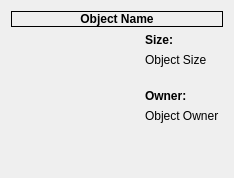
<ui version="4.0" >
 <class>ObjectInfoWidget</class>
 <widget class="QWidget" name="ObjectInfoWidget" >
  <property name="geometry" >
   <rect>
    <x>0</x>
    <y>0</y>
    <width>234</width>
    <height>178</height>
   </rect>
  </property>
  <property name="windowTitle" >
   <string>Object Info</string>
  </property>
  <layout class="QVBoxLayout" >
   <item>
    <widget class="QLabel" name="m_objectName" >
     <property name="sizePolicy" >
      <sizepolicy vsizetype="Maximum" hsizetype="Preferred" >
       <horstretch>0</horstretch>
       <verstretch>0</verstretch>
      </sizepolicy>
     </property>
     <property name="frameShape" >
      <enum>QFrame::Box</enum>
     </property>
     <property name="text" >
      <string>&lt;strong>Object Name&lt;/strong></string>
     </property>
     <property name="textFormat" >
      <enum>Qt::AutoText</enum>
     </property>
     <property name="alignment" >
      <set>Qt::AlignCenter</set>
     </property>
    </widget>
   </item>
   <item>
    <layout class="QHBoxLayout" >
     <item>
      <layout class="QVBoxLayout" >
       <item>
        <widget class="QLabel" name="m_objectImage" >
         <property name="sizePolicy" >
          <sizepolicy vsizetype="Fixed" hsizetype="Fixed" >
           <horstretch>0</horstretch>
           <verstretch>0</verstretch>
          </sizepolicy>
         </property>
         <property name="minimumSize" >
          <size>
           <width>128</width>
           <height>128</height>
          </size>
         </property>
         <property name="maximumSize" >
          <size>
           <width>128</width>
           <height>128</height>
          </size>
         </property>
         <property name="text" >
          <string/>
         </property>
         <property name="pixmap" >
          <pixmap>../../../../jlp/Pictures/Thousand Parsec.svg</pixmap>
         </property>
         <property name="scaledContents" >
          <bool>true</bool>
         </property>
        </widget>
       </item>
       <item>
        <spacer>
         <property name="orientation" >
          <enum>Qt::Vertical</enum>
         </property>
         <property name="sizeHint" >
          <size>
           <width>20</width>
           <height>40</height>
          </size>
         </property>
        </spacer>
       </item>
      </layout>
     </item>
     <item>
      <layout class="QVBoxLayout" >
       <item>
        <widget class="QLabel" name="m_sizeLabel" >
         <property name="sizePolicy" >
          <sizepolicy vsizetype="Maximum" hsizetype="Preferred" >
           <horstretch>0</horstretch>
           <verstretch>0</verstretch>
          </sizepolicy>
         </property>
         <property name="text" >
          <string>&lt;strong>Size:&lt;/strong></string>
         </property>
        </widget>
       </item>
       <item>
        <widget class="QLabel" name="m_objectSize" >
         <property name="text" >
          <string>Object Size</string>
         </property>
        </widget>
       </item>
       <item>
        <spacer>
         <property name="orientation" >
          <enum>Qt::Vertical</enum>
         </property>
         <property name="sizeType" >
          <enum>QSizePolicy::Fixed</enum>
         </property>
         <property name="sizeHint" >
          <size>
           <width>20</width>
           <height>16</height>
          </size>
         </property>
        </spacer>
       </item>
       <item>
        <widget class="QLabel" name="m_ownerLabel" >
         <property name="sizePolicy" >
          <sizepolicy vsizetype="Maximum" hsizetype="Preferred" >
           <horstretch>0</horstretch>
           <verstretch>0</verstretch>
          </sizepolicy>
         </property>
         <property name="text" >
          <string>&lt;strong>Owner:&lt;/strong></string>
         </property>
        </widget>
       </item>
       <item>
        <widget class="QLabel" name="m_objectOwner" >
         <property name="text" >
          <string>Object Owner</string>
         </property>
        </widget>
       </item>
       <item>
        <spacer>
         <property name="orientation" >
          <enum>Qt::Vertical</enum>
         </property>
         <property name="sizeHint" >
          <size>
           <width>20</width>
           <height>40</height>
          </size>
         </property>
        </spacer>
       </item>
      </layout>
     </item>
    </layout>
   </item>
  </layout>
 </widget>
 <resources/>
 <connections/>
</ui>
